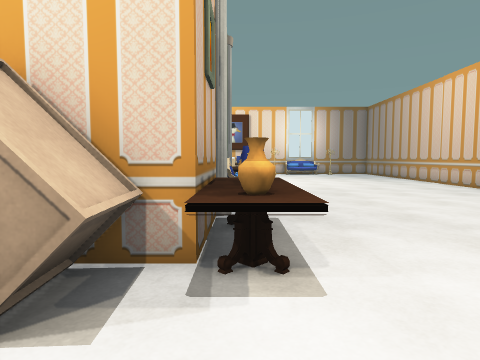
[1] (above)

23 first-person views from a walk through a Unity game level. The camera is 1.2 m above the floor, tilts 4° down and sees 75° across. The floor is counted in squares, 1 m on a side. Each view is taken from the middle of a square. On the plan, view 1 faces up. The plan holds only what a view shows up to about 13 squares ahead; the rest is blank. The place goes on beyond the plan. The player is left out. Some animated figures are not drawn. Door leaves are left out, so doorways stand open. Some surface patterns are stand-ins.

[2]
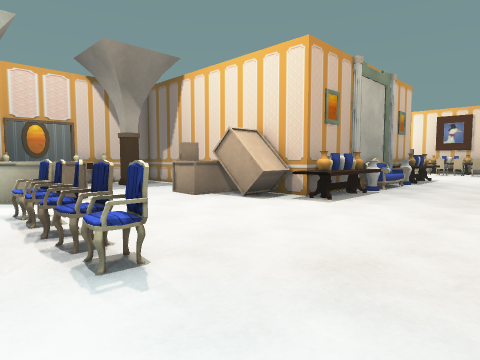

[3]
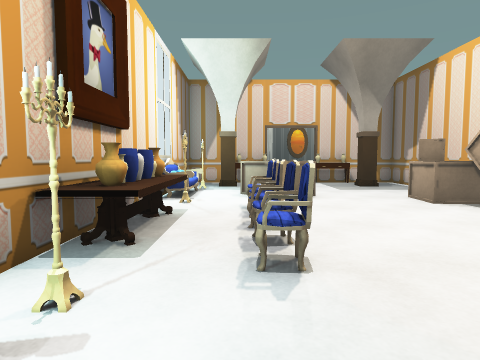

[4]
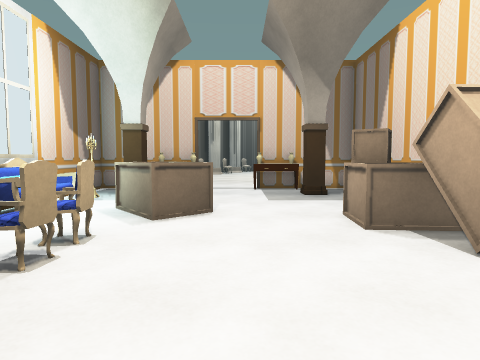

[5]
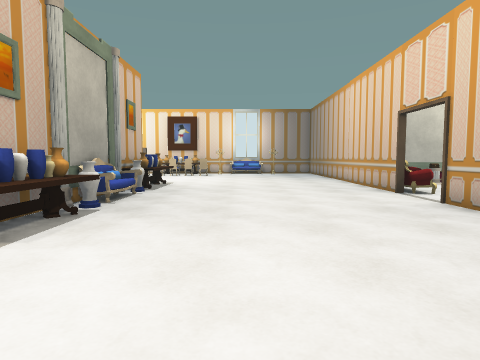

[6]
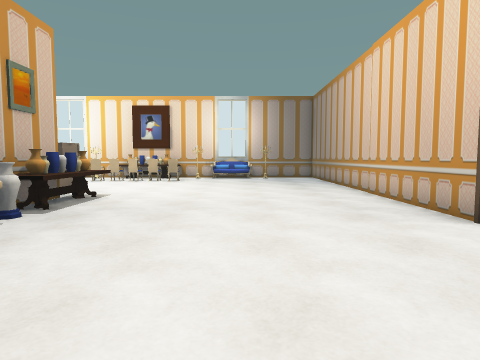

[7]
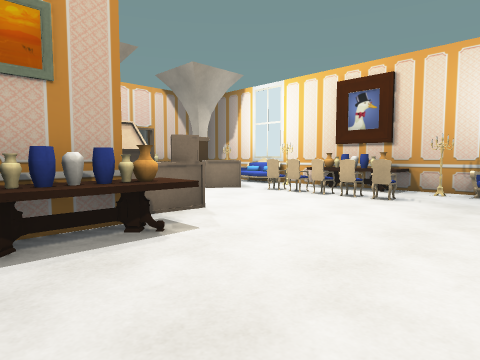

[8]
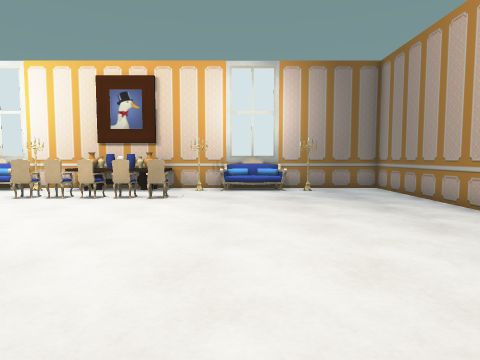

[9]
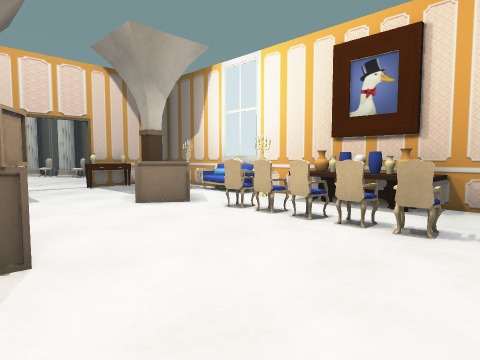

[10]
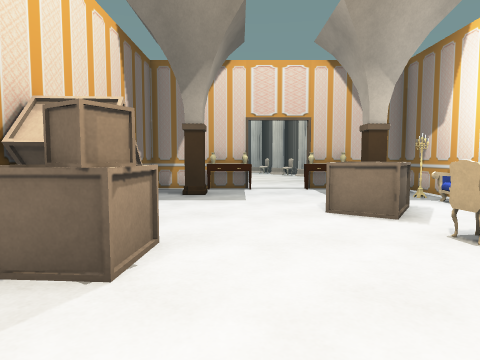

[11]
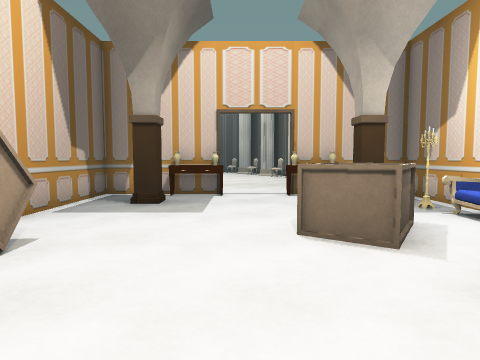

[12]
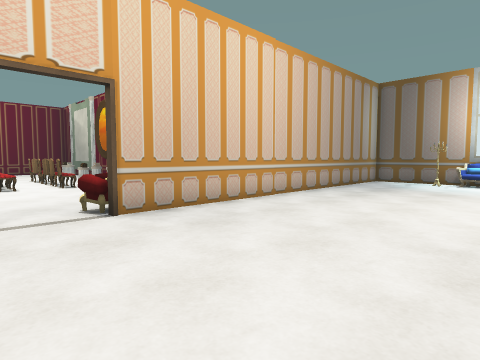

[13]
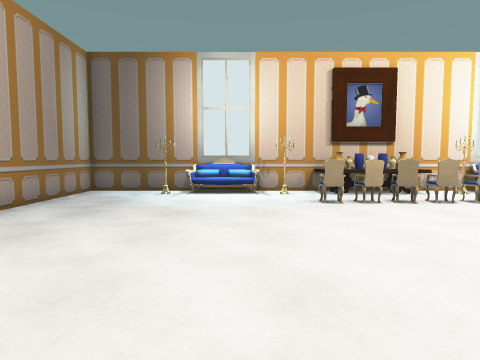

[14]
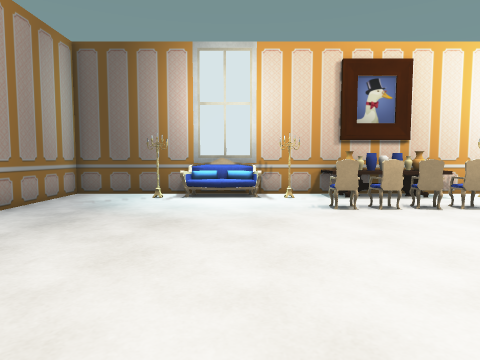

[15]
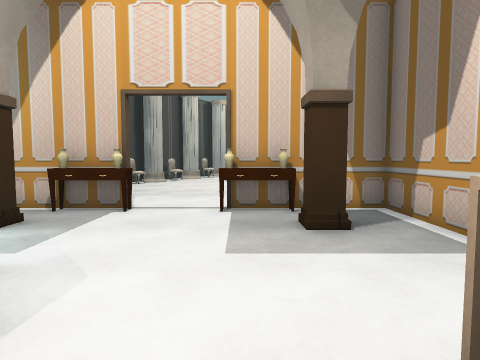

[16]
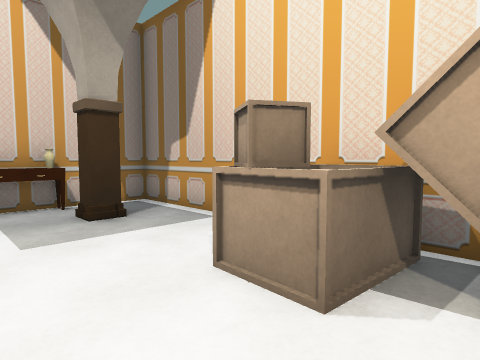

[17]
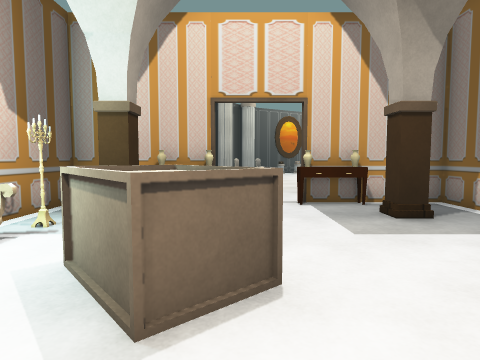

[18]
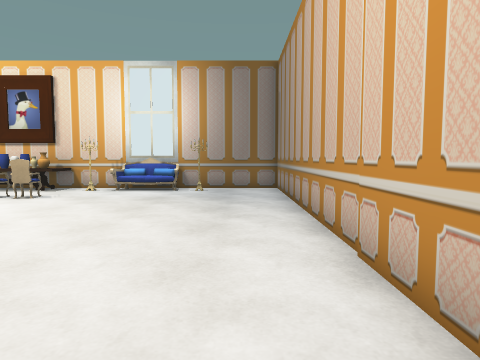

[19]
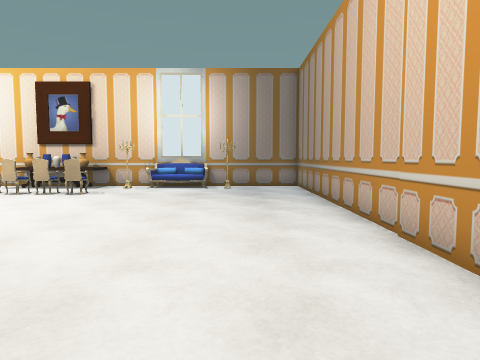

[20]
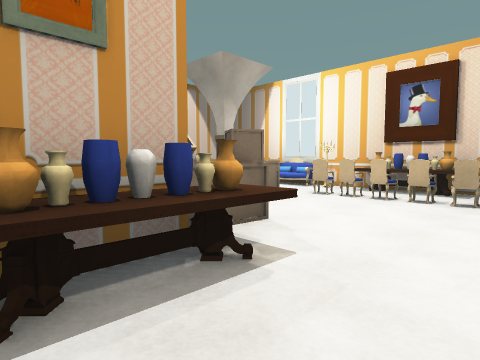

[21]
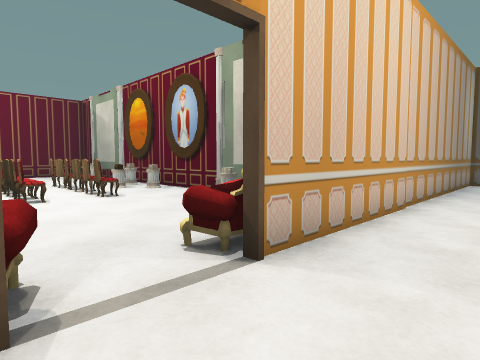

[22]
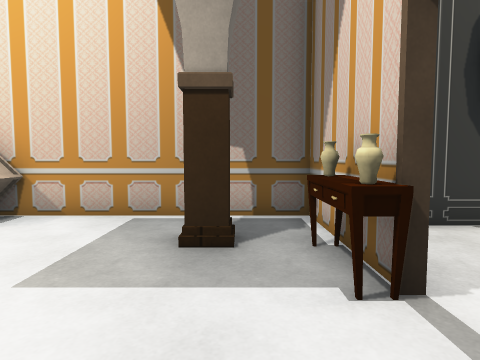

[23]
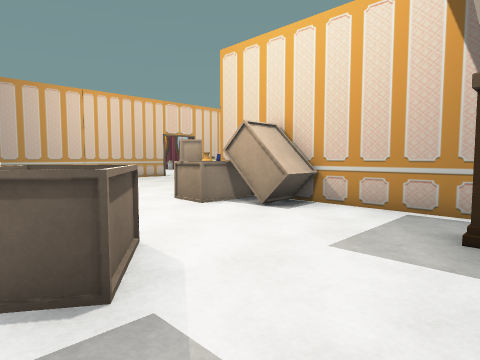

### Floor plan
Points are (right, up) in squares from view 1. A wall is a line through its corners. A room is listed if a view was taken in it or the views show most of it. See-through windows are left out.
Room 1 (views 1, 2, 3, 4, 5, 6, 7, 8, 9, 10, 11, 12, 13, 14, 15, 16, 17, 18, 19, 20, 21, 22, 23)
walls: (-0.5, 6.5) (-0.5, 3.5) (-10.5, 3.5) (-10.5, 1.4); (-1, 13.5) (-0.5, 13.5) (-0.5, 10.9); (9.5, 12.4) (9.5, 23.5) (-10.5, 23.5) (-10.5, 21.4); (-10.5, 15.6) (-10.5, 13.5) (-4.5, 13.5); (2.1, -5.4) (2.7, -5.5); (2.2, -5.5) (2.8, -5.5); (2.2, -5.5) (2.9, -5.5); (1.5, -6.5) (9.5, -6.5) (9.5, 4.6); (-7.9, -5.4) (-7.4, -5.5); (-10.5, -4.4) (-10.5, -6.5) (-2.4, -6.5)
ways out: opening at (9.5, 8.5); open door at (-10.5, -1.5); open door at (-10.5, 18.5); open door at (9.5, 8.5)
objects: other object (-10, -4); other object (-10, -3); other object (-10, 0); other object (-10, 1); other object (-10, 16); other object (-10, 17); other object (-10, 20); other object (-10, 21); pillar (-9, -5) to (-8, -4); pillar (-9, 1) to (-8, 2); pillar (-9, 15) to (-8, 16); pillar (-9, 21) to (-8, 22); sofa (-7, -6) to (-5, -6); crate (-6, -4) to (-4, -2); crate (-6, 19) to (-4, 21); crate (-4, 1) to (-4, 2); crate (-4, 2) to (-3, 3); crate (-4, 14) to (-3, 15); chair (-3, -4) to (-2, -3); chair (-3, 20) to (-2, 21); table (-2, -6) to (1, -5); crate (-2, 2) to (-1, 3); crate (-2, 14) to (-1, 14); crate (-2, 15) to (-1, 16); crate (-2, 16); table (-2, 22) to (1, 23); chair (-1, -4) to (-1, -3); pillar (-1, 7) to (0, 7); pillar (-1, 10); chair (-1, 20) to (-1, 21); chair (0, -4) to (0, -3); table (0, 3) to (1, 6); vase (0, 6); mirror (0, 8) to (0, 9); vase (0, 10); table (0, 11) to (1, 14); chair (0, 20) to (0, 21); chair (1, -4) to (1, -3); chair (1, 20) to (1, 21); chair (2, -4) to (2, -3); chair (2, 20) to (2, 21); sofa (3, 23); sofa (4, -6) to (5, -6); sofa (6, 23)

Positions as (right, up) in squares from view 1, and headings:
1: (0, 0), facing up
2: (5, -5), facing up-left
3: (5, -4), facing left
4: (2, -1), facing left
5: (4, -1), facing up
6: (5, 4), facing up
7: (5, 11), facing up-left
8: (4, 11), facing up
9: (3, 15), facing up-left
10: (2, 17), facing left
11: (0, 18), facing left
12: (3, 10), facing down-right
13: (4, 5), facing down
14: (4, 4), facing down
15: (-3, 0), facing left
16: (-2, -1), facing up-left
17: (-2, -2), facing left
18: (8, 11), facing up
19: (7, 10), facing up
20: (3, 11), facing up-left
21: (7, 10), facing down-right
22: (-9, 20), facing down
23: (-9, 21), facing down-right
